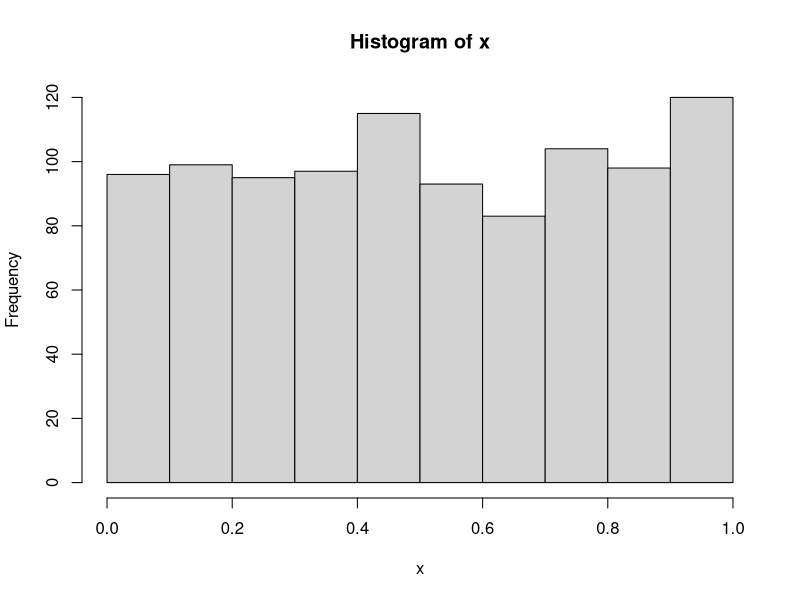

Source code (R):
# Linear and multiplicative random number generators (RNGs)
# http://www.aaronschlegel.com/series/random-number-generation/#

library(pracma) #: mod()

### Multiplicative congruential generators, also known as Lehmer random number
### generators, is a type of linear congruential generator for generating 
### pseudorandom numbers in (0,1). The multiplicative congruential generator, 
### often abbreviated as MLCG or MCG, is defined as a recurrence relation 
### similar to the LCG with c=0.
lehmer.rng <- function(n=10, d = as.numeric(Sys.time())) {
  rng <- vector(length = n)
  m <- 2147483647
  a <- 48271
  q <- 44488        # q = m/a
  r <- 3399         # r = m mod a
  
  for (i in 1:n) {
    h <- d / q
    l <- d %% q
    t <- a * l - r * h
    if (t < 0) {
      d <- t + m
    } else if (t > 0) {
      d <- t
    } else {
      d <- m - 1
    }
    rng[i] <- d / m
  }
  return(rng)
}

### A Linear congruential generator (LCG) is a class of pseudorandom number 
### generator (PRNG) algorithms used for generating sequences of random-like 
### numbers, defined by a recurrence relation: x_{i+1} = (a x_i + c) mod m.
linear.rng <- function(n=10) {
  rng <- vector(length = n)
  m <- 2 ** 32
  a <- 1103515245  # NR: 1664525
  c <- 12345       # NR: 1013904223
  # Set the seed using the current system time in microseconds
  d <- as.numeric(Sys.time()) * 1000
  for (i in 1:n) {
    d <- (a * d + c) %% m
    rng[i] <- d / m
  }
  return(rng)
}


### Combined linear congruential generators are a type of PRNG that combine two 
### or more LCGs. The combination of two or more LCGs into one random number
### generator can result in a marked increase in the period length of the 
### generator which makes them suited for simulating more complex systems.
lincom.rng <- function(n=10) {
  rng <- vector(length = n)
  a1 <- 40014
  m1 <- 2147483563
  a2 <- 40692
  m2 <- 2147483399

  # Seed the two MCGs
  y1 <- lehmer.rng()    # random integer in [1, m1-1]
  y2 <- lehmer.rng()    # random integer in [1, m2-1]

  for (i in 1:n) {
    y1 <- a1 * y1 %% m1
    y2 <- a2 * y2 %% m2
    x <- (y1 - y2) %% (m1 - 1)
    if (x > 0) {
      rng[i] <- x / m1
    }
    else if (x < 0) {
      rng[i] <- (x / m1) + 1
    }
    else if (x == 0) {
      rng[i] <- (m1 - 1) / m1
    }
  }
  return(rng)
}


### This shows how to use 'external' storage through the `local()` construct.
myRand <- function(seed = as.numeric(Sys.time())) {
    local({
        R <- vector(mode = "numeric", length = 2000)
        R[1:100] <- lehmer.rng(100, seed)
        for (k in 101:2000)
            R[k] <- mod(R[k-37] + R[k-100], 1.0)
        k <- 2000; i <- 2000 - 37; j <- 2000 - 101
        frand <- function() {
            k <<- (k %% 2000) + 1
            i <<- (i %% 2000) + 1
            j <<- (j %% 2000) + 1
            z <- mod(R[i] + R[j], 1.0)
            R[k] <<- z
            return(z)
        }
        return(frand)
    })
}

### Example: Generate 1000 random numbers, one by one.
zuza <- myRand(5689)
N = 1000
x = numeric(N)
for (i in 1:N) 
    x[i] = zuza()
hist(x)


